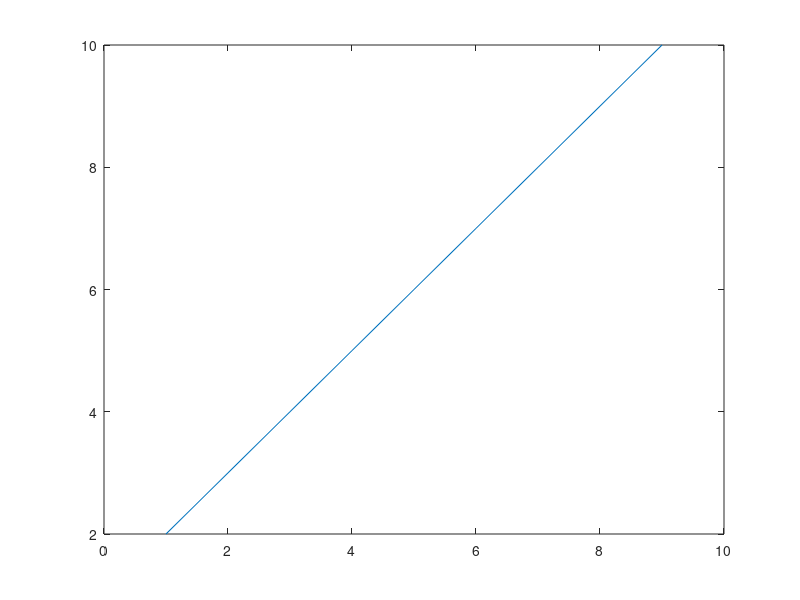

This chart was generated by the following MATLAB code:
x = [1 2 3 4 5 6 7 8 9 10];

function result = product(a, b)
    result = a * b;
    disp("multiplication complete")
end

% multiply the first element by the last one
my_result = product(x(1), x(end))

function result = divide(a, b)
    result = a / b;
    disp("division complete")
end

next_result = divide(x(2), x(end-1))

disp([my_result, next_result])

% plot some different parts of our array
plot(x, x)

plot(x(1:end-1), x(2:end))
